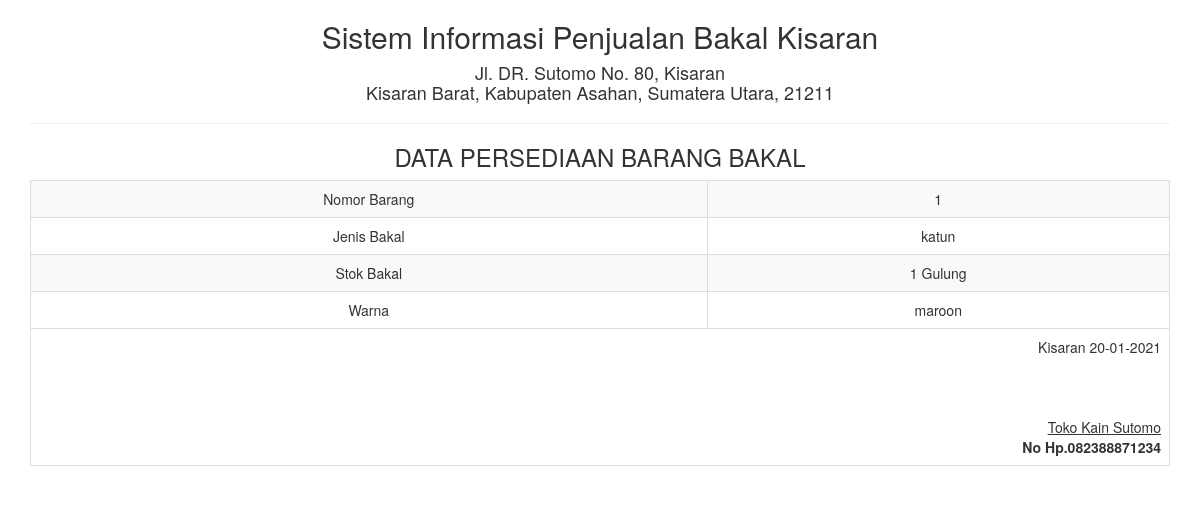
Page /persediaanbrg_satu.php?id=1 on the committed database.
### tables this page shows
CREATE TABLE IF NOT EXISTS `tb_persediaanbarang` (
`id_barang` int(5) NOT NULL,
  `jenis_bakal` varchar(10) NOT NULL,
  `stok` varchar(10) NOT NULL,
  `warna` varchar(10) NOT NULL
);

### persediaanbrg_satu.php (the view, shortened to what this page needs)
<!DOCTYPE html>
<html>
    <head>
        <link href="../Assets/css/bootstrap.min.css" rel="stylesheet" type="text/css"/>
    </head>
    <body onload="print()">
        <?php
        include '../config/koneksi.php';
        $sql = "SELECT * FROM tb_persediaanbarang WHERE id_barang='" . $_GET ['id'] . "'";
        $query = mysqli_query($koneksi, $sql) or die("SQL Detail error");
        $data = mysqli_fetch_array($query);
        ?>
        <div class="container">
            <div class='row'>
                <div class="col-sm-12">
                    <div class="text-center">
                        <h2>Sistem Informasi Penjualan Bakal Kisaran </h2>
                        <h4>Jl. DR. Sutomo No. 80, Kisaran <br> Kisaran Barat, Kabupaten Asahan, Sumatera Utara, 21211</h4>
                        <hr>
                        <h3>DATA PERSEDIAAN BARANG BAKAL</h3>
                        <table class="table table-bordered table-striped table-hover">
                            <tbody>
								<tr>
                                    <td>Nomor Barang</td> <td><?= $data['id_barang'] ?></td>
                                </tr>
                                <tr>
                                    <td>Jenis Bakal</td> <td><?= $data['jenis_bakal'] ?></td>
                                </tr>
                                <tr>
                                    <td>Stok Bakal</td> <td><?= $data['stok'] ?></td>
                                </tr>
                                <tr>
                                    <td>Warna</td> <td><?= $data['warna'] ?></td>
                                </tr>
                            </tbody>
                            <tfoot>
                                <tr>
                                    <td colspan="2" class="text-right">
                                        Kisaran  <?= date("d-m-Y") ?>
                                        <br><br><br><br>
                                        <u>Toko Kain Sutomo<strong></u><br>
                                        No Hp.082388871234
									</td>
								</tr>
							</tfoot>
                        </table>
                    </div>
                </div>
            </div>
    </body>
</html>

### rows in the picture
tb_persediaanbarang: id_barang "1", jenis_bakal "katun", stok "1 Gulung", warna "maroon"
